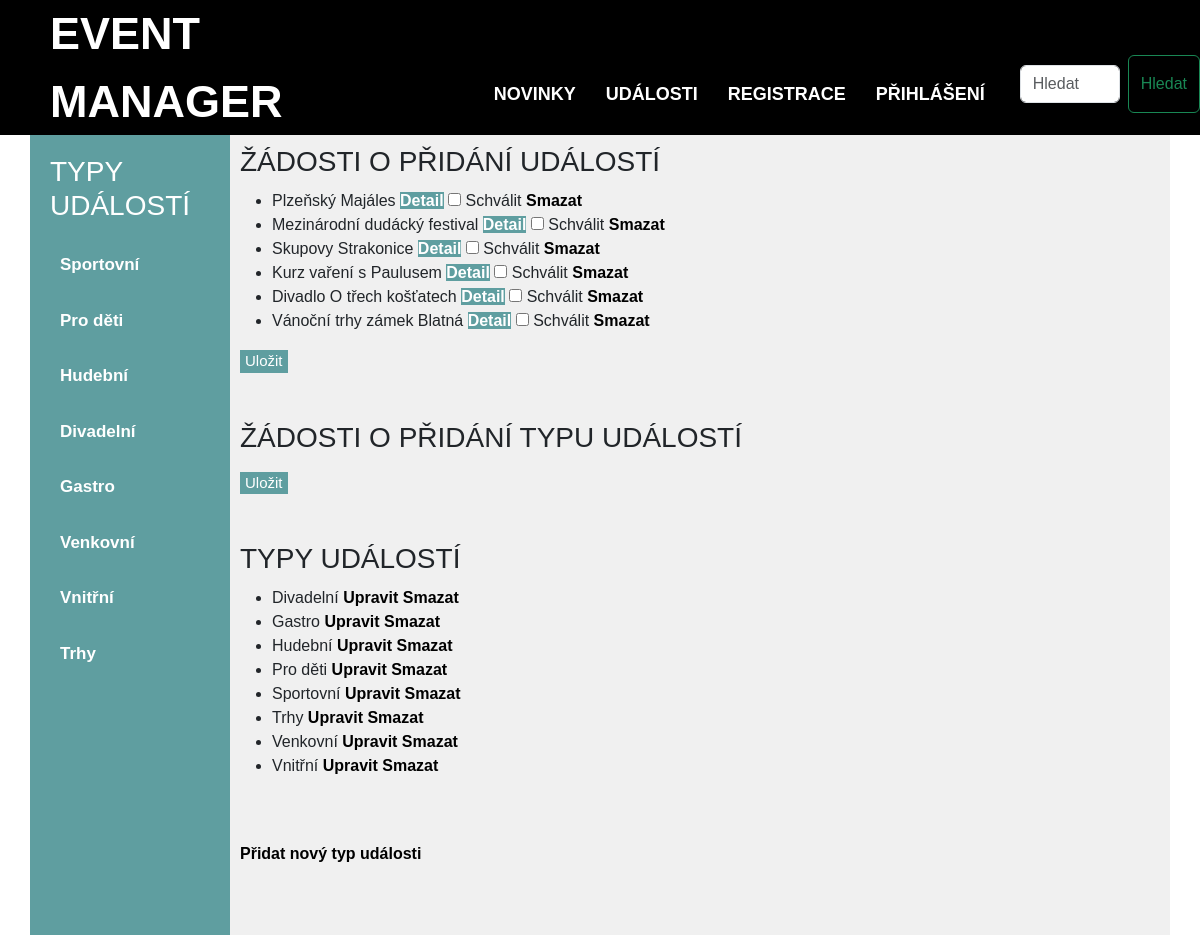
The app's page /administrace/, older data.
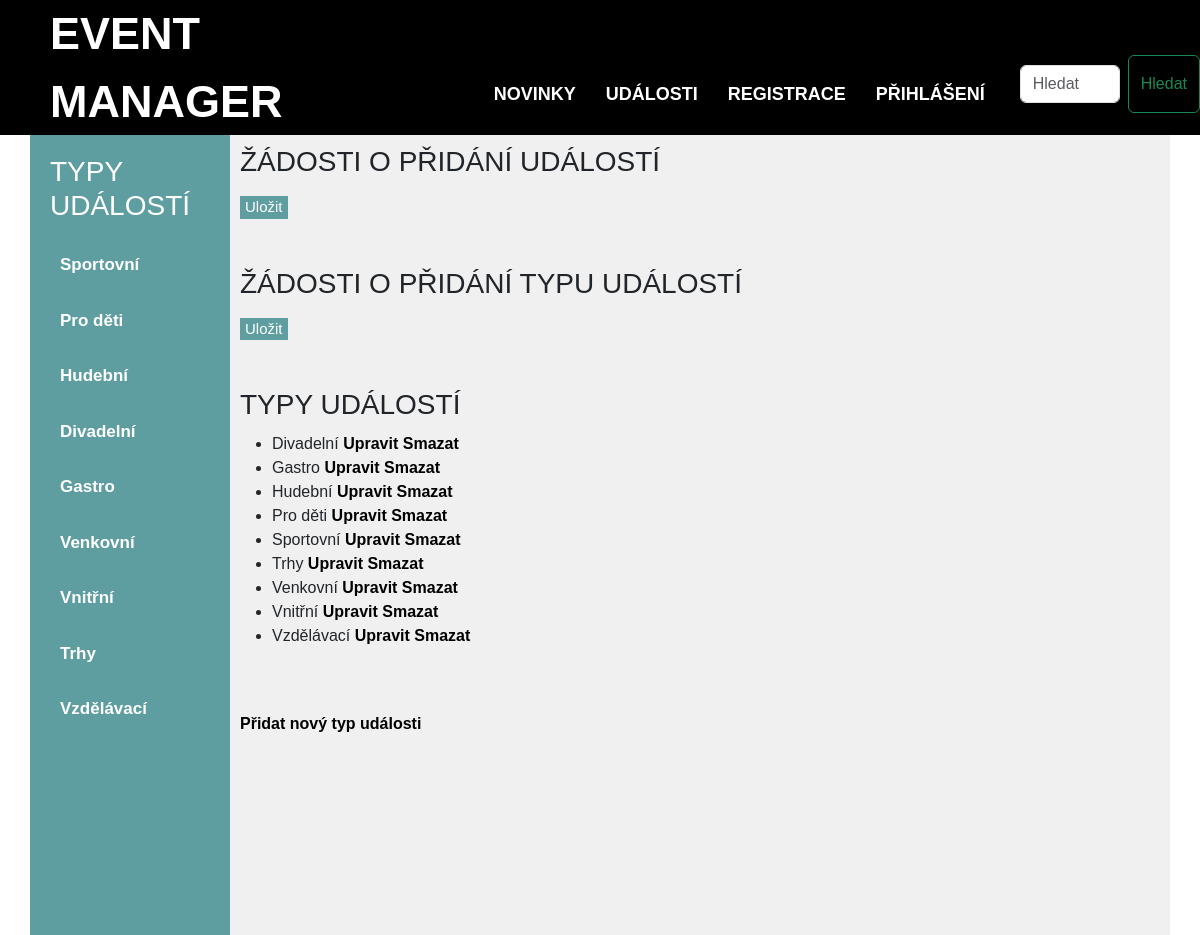
The same page, newer data.
### viewer/models.py (models this page shows, shortened)
class EventType(Model):
    name = CharField(max_length=128)
    is_approved = models.BooleanField(default=False)  # Výchozí hodnota je False (ne schváleno)
    class Meta:
        permissions = [
            ('custom_add_eventtype', 'Can add event type'),  # změňte název na něco jedinečného
        ]

class Event(Model):
  name = CharField(max_length=128)
  describtion = CharField(max_length=6000, default="")
  eventType = ManyToManyField(EventType)
  date = DateField(default=timezone.now)
  create_date = DateTimeField(auto_now_add=True)
  place = CharField(max_length=128, default="")
  entry = BooleanField(default=False)
  user = ForeignKey(User, on_delete=DO_NOTHING, default=1)
  link = URLField(max_length=200, blank=True, null=True)
  image = ImageField(upload_to='event_images/', blank=False, null=True)
  attendees = models.ManyToManyField(User, related_name="events_attending", blank=True)
  capacity = models.PositiveIntegerField(null=True, blank=True, default=None)  # None znamená neomezeno
  is_capacity_limited = models.BooleanField(default=False)
  is_approved = models.BooleanField(default=False)  # Výchozí hodnota je False (ne schváleno)

### viewer/views.py (the view, shortened to what this page needs)
# urls.py: path('administrace/', EventTypeView.as_view(), name='administrace'),
class EventTypeView(ListView):
  template_name = 'administrace.html'
  model = EventType
  ordering = ['name']
  def get_context_data(self, **kwargs):
    context = super().get_context_data(**kwargs)
    events = Event.objects.filter(is_approved=False)
    event_types = EventType.objects.filter(is_approved=False)
    context['events'] = events  # Přidání událostí do kontextu
    context['event_types'] = event_types  # Přidání událostí do kontextu
    return context

### viewer/views.py (called while the page is built)
def global_data(request):
    data = EventType.objects.filter(is_approved=True)
    return {'type_list': data}

### viewer/templates/administrace.html (shortened to what this page needs)
{% extends "base.html" %}
{% block content %}
<h3>ŽÁDOSTI O PŘIDÁNÍ UDÁLOSTÍ</h3>
<form method="post">
    <ul class="approved">
        {% for event in events %}
        <li>
            {{ event.name }}
            <a href="{% url 'detail' event.pk %}" class="button">Detail</a>
            <input type="checkbox" name="is_approved" value="{{ event.pk }}" {% if event.is_approved %}checked{% endif %}> Schválit
            <a href="{% url 'event_delete' event.pk %}"> Smazat </a>
        </li>
        {% endfor %}
    </ul>
    <input type="submit" value="Uložit" class="btn btn-primary">
</form>
<br><br>
<h3>ŽÁDOSTI O PŘIDÁNÍ TYPU UDÁLOSTÍ</h3>
<form method="post">
    <input type="submit" value="Uložit" class="btn btn-primary">
</form>
<br><br>
<h3>TYPY UDÁLOSTÍ</h3>
  <ul>
    {% for type in object_list %}
      {% if type.is_approved %}
      <li>
          {{ type.name }}
          <a href="{% url 'type_update' type.pk %}"> Upravit </a>
          <a href="{% url 'type_delete' type.pk %}"> Smazat </a>
      </li>
      {% endif %}
    {% endfor %}
  </ul>
    <br><br>
        <a href="{% url 'type_create' %}"> Přidat nový typ události </a>
{% endblock %}

### viewer/templates/base.html (shortened to what this page needs)
{% load static %}
<!DOCTYPE html>
<html lang="cs">
<head>
    <link rel="stylesheet" href="{% static 'styles.css' %}">
    <link href="https://cdn.jsdelivr.net/npm/bootstrap@5.3.0/dist/css/bootstrap.min.css" rel="stylesheet">
</head>
<body>
    <nav class="header">
        <div class="logo">EVENT <br>MANAGER</div>
        <nav class="nav-bar">
            <a href="{% url 'main_page' %}">NOVINKY</a>
            <a href="{% url 'events' %}">UDÁLOSTI</a>
            {% if request.user.is_authenticated %}
                <a href="{% url 'my_attendees' %}">MOJE AKCE</a>
                <a href="{% url 'my_page' %}">MŮJ ÚČET - {{ request.user.username }}</a>
                <a href="{% url 'logout' %}">ODHLÁSIT</a>
            {% else %}
                <a href="{% url 'sign_up' %}">REGISTRACE</a>
                <a href="{% url 'login' %}">PŘIHLÁŠENÍ</a>
            {% endif %}
            <form class="d-flex" method="get" action="{% url 'search' %}">
                <input type="text" name="query" class="form-control me-2" placeholder="Hledat" aria-label="Search" required="" id="id_query">
                <button class="btn btn-outline-success" type="submit">Hledat</button>
            </form>
        </nav>
    </nav>
    <div class="container">
        <div class="left-sidebar">
            <h3>TYPY UDÁLOSTÍ</h3>
            <ul>
                {% for type in type_list %}
                    {% if type.is_approved %}
                        <li><a href="{% url 'type_filter' type.pk %}">{{ type.name }}</a></li>
                    {% endif %}
                {% endfor %}
            </ul>
        </div>
        <div class="content">
            <div>
                {% block content %}{% endblock %}
            </div>
        </div>
    </div>
</body>
</html>

Row changes from the older to the newer data that the page shows:
no longer on this page (row edited): Event: name "Plzeňský Majáles"
no longer on this page (row edited): Event: name "Mezinárodní dudácký festival"
no longer on this page (row edited): Event: name "Skupovy Strakonice"
no longer on this page (row edited): Event: name "Kurz vaření s Paulusem"
no longer on this page (row edited): Event: name "Divadlo O třech košťatech"
no longer on this page (row edited): Event: name "Vánoční trhy zámek Blatná"
added EventType: name "Vzdělávací"
